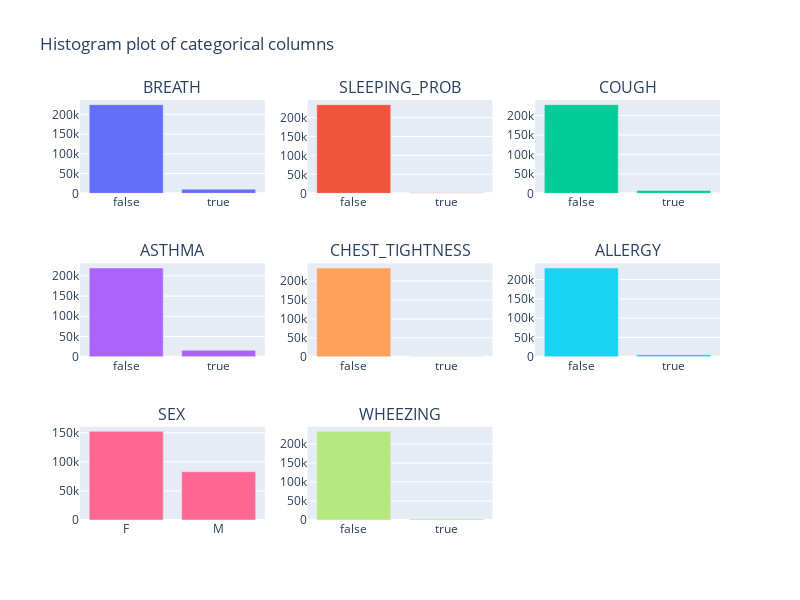

The notebook cell this image was saved under:
### Code cell
n_cols = 3
n_rows = n_rows = int(np.ceil(len(categorical_a.copy()) / n_cols))

"""Histogram using plotly"""
fig = make_subplots(rows=n_rows, cols=n_cols,
                    subplot_titles=tuple(categorical_a.copy()))

for i, col in enumerate(categorical_a.copy()):
    counts = data_dict['A'][col].value_counts()
    fig.add_trace(go.Bar(name=col, x=counts.index, y=counts.values), 
                  row=i//n_cols + 1,
                  col=i%n_cols + 1)

fig.update_layout(title="Histogram plot of categorical columns",
                 height=600,
                 width=800,
                 showlegend=False)

### Figure 1 — Plotly figure (JSON) as saved in the notebook; plotly's stock layout.template omitted (floating-point values rounded to 4 significant figures)
{"data": [{"name": "BREATH", "type": "bar", "x": [false, true], "xaxis": "x", "y": [224873, 10523], "yaxis": "y"}, {"name": "SLEEPING_PROB", "type": "bar", "x": [false, true], "xaxis": "x2", "y": [233764, 1632], "yaxis": "y2"}, {"name": "COUGH", "type": "bar", "x": [false, true], "xaxis": "x3", "y": [228116, 7280], "yaxis": "y3"}, {"name": "ASTHMA", "type": "bar", "x": [false, true], "xaxis": "x4", "y": [219417, 15979], "yaxis": "y4"}, {"name": "CHEST_TIGHTNESS", "type": "bar", "x": [false, true], "xaxis": "x5", "y": [234676, 720], "yaxis": "y5"}, {"name": "ALLERGY", "type": "bar", "x": [false, true], "xaxis": "x6", "y": [230109, 5287], "yaxis": "y6"}, {"name": "SEX", "type": "bar", "x": ["F", "M"], "xaxis": "x7", "y": [152437, 82959], "yaxis": "y7"}, {"name": "WHEEZING", "type": "bar", "x": [false, true], "xaxis": "x8", "y": [232933, 2463], "yaxis": "y8"}], "layout": {"annotations": [{"font": {"size": 16}, "showarrow": false, "text": "BREATH", "x": 0.1444, "xanchor": "center", "xref": "paper", "y": 1, "yanchor": "bottom", "yref": "paper"}, {"font": {"size": 16}, "showarrow": false, "text": "SLEEPING_PROB", "x": 0.5, "xanchor": "center", "xref": "paper", "y": 1, "yanchor": "bottom", "yref": "paper"}, {"font": {"size": 16}, "showarrow": false, "text": "COUGH", "x": 0.8556, "xanchor": "center", "xref": "paper", "y": 1, "yanchor": "bottom", "yref": "paper"}, {"font": {"size": 16}, "showarrow": false, "text": "ASTHMA", "x": 0.1444, "xanchor": "center", "xref": "paper", "y": 0.6111, "yanchor": "bottom", "yref": "paper"}, {"font": {"size": 16}, "showarrow": false, "text": "CHEST_TIGHTNESS", "x": 0.5, "xanchor": "center", "xref": "paper", "y": 0.6111, "yanchor": "bottom", "yref": "paper"}, {"font": {"size": 16}, "showarrow": false, "text": "ALLERGY", "x": 0.8556, "xanchor": "center", "xref": "paper", "y": 0.6111, "yanchor": "bottom", "yref": "paper"}, {"font": {"size": 16}, "showarrow": false, "text": "SEX", "x": 0.1444, "xanchor": "center", "xref": "paper", "y": 0.2222, "yanchor": "bottom", "yref": "paper"}, {"font": {"size": 16}, "showarrow": false, "text": "WHEEZING", "x": 0.5, "xanchor": "center", "xref": "paper", "y": 0.2222, "yanchor": "bottom", "yref": "paper"}], "height": 600, "showlegend": false, "title": {"text": "Histogram plot of categorical columns"}, "width": 800, "xaxis": {"anchor": "y", "domain": [0, 0.2889]}, "xaxis2": {"anchor": "y2", "domain": [0.3556, 0.6444]}, "xaxis3": {"anchor": "y3", "domain": [0.7111, 1]}, "xaxis4": {"anchor": "y4", "domain": [0, 0.2889]}, "xaxis5": {"anchor": "y5", "domain": [0.3556, 0.6444]}, "xaxis6": {"anchor": "y6", "domain": [0.7111, 1]}, "xaxis7": {"anchor": "y7", "domain": [0, 0.2889]}, "xaxis8": {"anchor": "y8", "domain": [0.3556, 0.6444]}, "xaxis9": {"anchor": "y9", "domain": [0.7111, 1]}, "yaxis": {"anchor": "x", "domain": [0.7778, 1]}, "yaxis2": {"anchor": "x2", "domain": [0.7778, 1]}, "yaxis3": {"anchor": "x3", "domain": [0.7778, 1]}, "yaxis4": {"anchor": "x4", "domain": [0.3889, 0.6111]}, "yaxis5": {"anchor": "x5", "domain": [0.3889, 0.6111]}, "yaxis6": {"anchor": "x6", "domain": [0.3889, 0.6111]}, "yaxis7": {"anchor": "x7", "domain": [0, 0.2222]}, "yaxis8": {"anchor": "x8", "domain": [0, 0.2222]}, "yaxis9": {"anchor": "x9", "domain": [0, 0.2222]}}}
